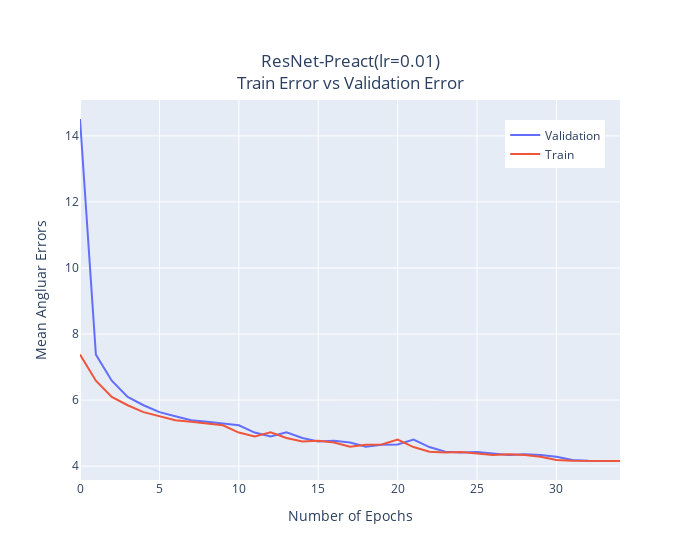

Notebook cell for this chart:
### Code cell
fig = go.Figure()
fig.add_trace(go.Scatter(x = [i for i in range(35)], y=val, name='Validation'))
fig.add_trace(go.Scatter(x = [i for i in range(35)], y=train, name='Train'))

fig.update_layout(width=700, xaxis_title='Number of Epochs', yaxis_title='Mean Angluar Errors', 
                  title={'text':'ResNet-Preact(lr=0.01)<br>Train Error vs Validation Error','x':0.5,'y':0.88,'xanchor':'center','yanchor':'top'},
                  legend_y=0.82,legend_x=0.88,
                  legend_xanchor='center',legend_yanchor='bottom'
                 )
fig.show()

### Figure 1 — Plotly figure (JSON) as saved in the notebook; plotly's stock layout.template omitted (floating-point values rounded to 4 significant figures)
{"data": [{"name": "Validation", "type": "scatter", "x": [0, 1, 2, 3, 4, 5, 6, 7, 8, 9, 10, 11, 12, 13, 14, 15, 16, 17, 18, 19, 20, 21, 22, 23, 24, 25, 26, 27, 28, 29, 30, 31, 32, 33, 34], "y": [14.51, 7.377, 6.587, 6.095, 5.843, 5.635, 5.512, 5.389, 5.34, 5.283, 5.236, 5.016, 4.895, 5.021, 4.85, 4.744, 4.767, 4.716, 4.584, 4.643, 4.654, 4.803, 4.577, 4.438, 4.415, 4.429, 4.393, 4.34, 4.359, 4.336, 4.286, 4.182, 4.161, 4.155, 4.158, 4.156]}, {"name": "Train", "type": "scatter", "x": [0, 1, 2, 3, 4, 5, 6, 7, 8, 9, 10, 11, 12, 13, 14, 15, 16, 17, 18, 19, 20, 21, 22, 23, 24, 25, 26, 27, 28, 29, 30, 31, 32, 33, 34], "y": [7.377, 6.587, 6.095, 5.843, 5.635, 5.512, 5.389, 5.34, 5.283, 5.236, 5.016, 4.895, 5.021, 4.85, 4.744, 4.767, 4.716, 4.584, 4.643, 4.654, 4.803, 4.577, 4.438, 4.415, 4.429, 4.393, 4.34, 4.359, 4.336, 4.286, 4.182, 4.161, 4.155, 4.158, 4.156]}], "layout": {"legend": {"x": 0.88, "xanchor": "center", "y": 0.82, "yanchor": "bottom"}, "title": {"text": "ResNet-Preact(lr=0.01)<br>Train Error vs Validation Error", "x": 0.5, "xanchor": "center", "y": 0.88, "yanchor": "top"}, "width": 700, "xaxis": {"title": {"text": "Number of Epochs"}}, "yaxis": {"title": {"text": "Mean Angluar Errors"}}}}
